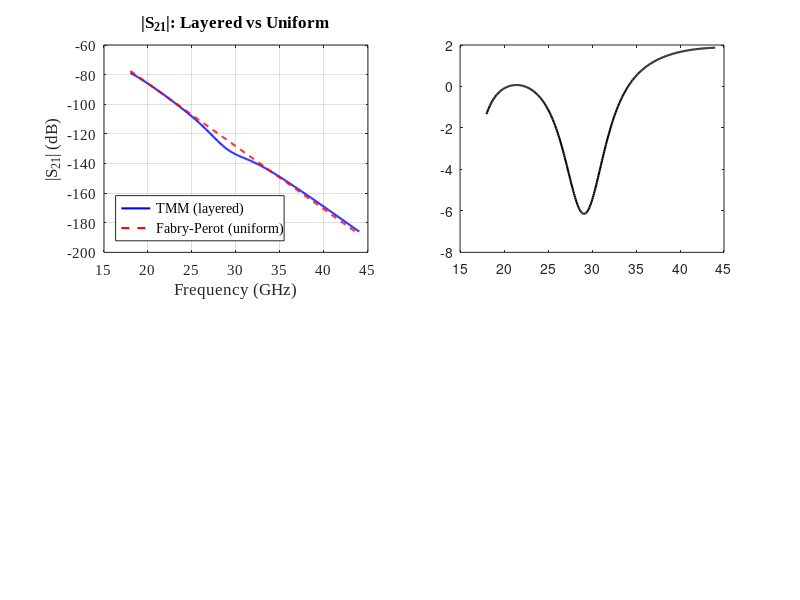

MATLAB code to generate this figure: (Note: this script raises an error after producing the figure.)
%% Experiment 6: Transfer Matrix Method for Layered Wood Model
% Alternating earlywood/latewood layers to capture annual ring effects.
% Key question: does the layered structure create identifiable spectral
% features that the uniform Fabry-Perot model cannot reproduce?

function exp6_tmm_layered()
    clc; close all;

    outDir = fullfile(pwd, 'simulations', 'results');
    if ~exist(outDir, 'dir'), mkdir(outDir); end

    fontName = 'Times New Roman';
    c0 = 299792458;
    Z0 = 377;  % free-space wave impedance

    fGHz = linspace(18, 44, 401)';
    f    = fGHz * 1e9;
    k0   = 2 * pi * f / c0;

    % =================================================================
    % PART 1: TMM Forward Model Validation
    % =================================================================
    fprintf('=== Part 1: TMM Forward Model ===\n\n');

    % Typical wood parameters at microwave frequencies
    % Earlywood: less dense, more moisture -> higher eps', higher loss
    % Latewood:  denser, less moisture   -> lower eps', lower loss

    % Reference: from literature, dry wood eps' ~ 2-3, water eps' ~ 40-80
    % Moist wood effective: eps' ~ 3-8, tan(delta) ~ 0.05-0.20

    earlywood = struct('eps_p', 5.0, 'eps_pp', 1.0, 'd_mm', 3.0);
    latewood  = struct('eps_p', 3.0, 'eps_pp', 0.5, 'd_mm', 2.0);

    d_total = 0.120;  % 120 mm total thickness

    % Compute number of layer pairs
    d_pair_mm = earlywood.d_mm + latewood.d_mm;
    N_pairs = round(d_total * 1000 / d_pair_mm);
    N_layers = 2 * N_pairs;
    fprintf('Total thickness: %.0f mm\n', d_total*1000);
    fprintf('Layer pair (E+L): %.1f mm, N_pairs = %d, N_layers = %d\n', ...
        d_pair_mm, N_pairs, N_layers);
    fprintf('Earlywood: eps=%.2f-j%.2f, d=%.1fmm\n', ...
        earlywood.eps_p, earlywood.eps_pp, earlywood.d_mm);
    fprintf('Latewood:  eps=%.2f-j%.2f, d=%.1fmm\n', ...
        latewood.eps_p, latewood.eps_pp, latewood.d_mm);

    % Compute TMM S-parameters
    [S11_tmm, S21_tmm] = tmm_layered(earlywood, latewood, N_pairs, f, c0, Z0);

    % Compute equivalent uniform medium for Fabry-Perot comparison
    % Volume-weighted average eps*
    frac_E = earlywood.d_mm / d_pair_mm;
    frac_L = latewood.d_mm / d_pair_mm;
    eps_avg = (frac_E * (earlywood.eps_p - 1j*earlywood.eps_pp) + ...
               frac_L * (latewood.eps_p - 1j*latewood.eps_pp));
    eps_avg_p  = real(eps_avg);
    eps_avg_pp = -imag(eps_avg);

    % Fabry-Perot with averaged medium
    S21_fp = fabry_perot_uniform(eps_avg_p, eps_avg_pp, d_total, f, c0);

    % ---- Plot comparison ----
    fig1 = figure('Color', 'w', 'Position', [50, 100, 1100, 700]);

    subplot(2,2,1);
    plot(fGHz, 20*log10(abs(S21_tmm)), 'b-', 'LineWidth', 1.5); hold on;
    plot(fGHz, 20*log10(abs(S21_fp)), 'r--', 'LineWidth', 1.5);
    xlabel('Frequency (GHz)', 'FontName', fontName, 'FontSize', 12);
    ylabel('|S_{21}| (dB)', 'FontName', fontName, 'FontSize', 12);
    legend({'TMM (layered)', 'Fabry-Perot (uniform)'}, ...
        'FontName', fontName, 'FontSize', 10, 'Location', 'southwest');
    title('|S_{21}|: Layered vs Uniform', ...
        'FontName', fontName, 'FontSize', 13, 'FontWeight', 'bold');
    set(gca, 'FontName', fontName, 'FontSize', 11, 'Box', 'on'); grid on;

    subplot(2,2,2);
    res = 20*log10(abs(S21_tmm)) - 20*log10(abs(S21_fp));
    plot(fGHz, res, 'k-', 'LineWidth', 1.5); hold on;
    yline(0, 'k--');
    xlabel('Frequency (GHz)', 'FontName', fontName, 'FontSize', 12);
    ylabel('Residual (dB)', 'FontName', fontName, 'FontSize', 12);
    title(sprintf('TMM - FP Residual (RMS=%.4f dB)', my_rms(res)), ...
        'FontName', fontName, 'FontSize', 13, 'FontWeight', 'bold');
    set(gca, 'FontName', fontName, 'FontSize', 11, 'Box', 'on'); grid on;

    subplot(2,2,3);
    eps_eff_tmm = -1 ./ (1j * k0 * d_total) .* log(S21_tmm);
    plot(fGHz, real(eps_eff_tmm), 'b-', 'LineWidth', 1.5); hold on;
    plot(fGHz, [-imag(eps_eff_tmm)], 'r-', 'LineWidth', 1.5);
    yline(eps_avg_p, 'b--'); yline(eps_avg_pp, 'r--');
    xlabel('Frequency (GHz)', 'FontName', fontName, 'FontSize', 12);
    ylabel('Effective \epsilon^*', 'FontName', fontName, 'FontSize', 12);
    legend({'\epsilon''', '\epsilon''''', 'Avg \epsilon''', 'Avg \epsilon'''''}, ...
        'FontName', fontName, 'FontSize', 9, 'Location', 'best');
    title('Effective Permittivity from S_{21}', ...
        'FontName', fontName, 'FontSize', 13, 'FontWeight', 'bold');
    set(gca, 'FontName', fontName, 'FontSize', 11, 'Box', 'on'); grid on;

    subplot(2,2,4);
    plot(fGHz, 20*log10(abs(S11_tmm)), 'b-', 'LineWidth', 1.5);
    xlabel('Frequency (GHz)', 'FontName', fontName, 'FontSize', 12);
    ylabel('|S_{11}| (dB)', 'FontName', fontName, 'FontSize', 12);
    title('|S_{11}|: Reflection (TMM)', ...
        'FontName', fontName, 'FontSize', 13, 'FontWeight', 'bold');
    set(gca, 'FontName', fontName, 'FontSize', 11, 'Box', 'on'); grid on;

    sgtitle(sprintf(['Layered Wood TMM: %d layers, E(%.1fmm)/L(%.1fmm), ' ...
        '\\Delta\\epsilon''=%.1f'], ...
        N_layers, earlywood.d_mm, latewood.d_mm, ...
        earlywood.eps_p - latewood.eps_p), ...
        'FontName', fontName, 'FontSize', 14, 'FontWeight', 'bold');
    exportgraphics(fig1, fullfile(outDir, 'Exp6_TMM_vs_FP.png'), 'Resolution', 300);
    fprintf('  Saved: Exp6_TMM_vs_FP.png\n');

    % =================================================================
    % PART 2: Dielectric Contrast Sweep
    % =================================================================
    fprintf('\n=== Part 2: Dielectric Contrast Sensitivity ===\n\n');

    % Sweep earlywood-latewood contrast: how different must they be
    % for the layered structure to matter?
    contrast_vals = 0.5:0.5:4.0;  % delta_eps' between E and L
    my_rms_tmm_fp = zeros(size(contrast_vals));

    fprintf('%-15s %10s\n', 'Contrast', 'RMS(dB)');
    fprintf('%s\n', repmat('-', 1, 30));

    for iC = 1:length(contrast_vals)
        dc = contrast_vals(iC);
        ew = earlywood;
        lw = latewood;
        % Vary contrast: keep average constant, split around it
        avg_p = 4.0;
        ew.eps_p = avg_p + dc/2;
        lw.eps_p = max(1.5, avg_p - dc/2);

        [~, S21_t] = tmm_layered(ew, lw, N_pairs, f, c0, Z0);
        eps_avg2 = (frac_E*(ew.eps_p - 1j*ew.eps_pp) + ...
                    frac_L*(lw.eps_p - 1j*lw.eps_pp));
        S21_f = fabry_perot_uniform(real(eps_avg2), -imag(eps_avg2), ...
                                    d_total, f, c0);
        my_rms_tmm_fp(iC) = my_rms(20*log10(abs(S21_t)) - 20*log10(abs(S21_f)));
        fprintf('%-15.1f %10.3f\n', dc, my_rms_tmm_fp(iC));
    end

    fig2 = figure('Color', 'w', 'Position', [50, 100, 900, 400]);

    subplot(1,2,1);
    plot(contrast_vals, my_rms_tmm_fp, 'bo-', 'LineWidth', 1.5, 'MarkerSize', 6);
    xlabel('\Delta\epsilon'' (Earlywood - Latewood)', ...
        'FontName', fontName, 'FontSize', 12);
    ylabel('RMS Residual (dB)', 'FontName', fontName, 'FontSize', 12);
    title('Layered vs Uniform: Effect of Contrast', ...
        'FontName', fontName, 'FontSize', 13, 'FontWeight', 'bold');
    set(gca, 'FontName', fontName, 'FontSize', 11, 'Box', 'on'); grid on;
    yline(0.1, 'r--', 'LineWidth', 1.0);
    text(3.0, 0.12, 'Detection threshold ~0.1 dB', ...
        'FontName', fontName, 'FontSize', 9, 'Color', 'r');

    % Show S21 for different contrasts
    subplot(1,2,2);
    cmap = jet(length(contrast_vals));
    hold on;
    for iC = 1:2:length(contrast_vals)
        dc = contrast_vals(iC);
        ew = earlywood; lw = latewood;
        avg_p = 4.0;
        ew.eps_p = avg_p + dc/2;
        lw.eps_p = max(1.5, avg_p - dc/2);
        [~, S21_t] = tmm_layered(ew, lw, N_pairs, f, c0, Z0);
        plot(fGHz, 20*log10(abs(S21_t)), 'Color', cmap(iC,:), 'LineWidth', 1.2);
    end
    xlabel('Frequency (GHz)', 'FontName', fontName, 'FontSize', 12);
    ylabel('|S_{21}| (dB)', 'FontName', fontName, 'FontSize', 12);
    title('|S_{21}| at Different Contrasts', ...
        'FontName', fontName, 'FontSize', 13, 'FontWeight', 'bold');
    set(gca, 'FontName', fontName, 'FontSize', 11, 'Box', 'on'); grid on;
    cb = colorbar; colormap(jet);
    cb.Label.String = '\Delta\epsilon''';
    cb.Label.FontName = fontName;

    sgtitle('Layered Structure: When Does It Matter?', ...
        'FontName', fontName, 'FontSize', 14, 'FontWeight', 'bold');
    exportgraphics(fig2, fullfile(outDir, 'Exp6_Contrast_Sweep.png'), 'Resolution', 300);
    fprintf('  Saved: Exp6_Contrast_Sweep.png\n');

    % =================================================================
    % PART 3: Parameter Identifiability (Reduced Model)
    % =================================================================
    fprintf('\n=== Part 3: Reduced-Model Identifiability ===\n\n');

    % We cannot identify 6 params. Use physically-motivated reductions:
    %
    % Assumption 1: Same loss tangent for E and L (both wood, similar moisture)
    %   -> tan_delta_E = tan_delta_L = tan_delta
    %
    % Assumption 2: Thickness ratio known from annual ring measurement
    %   -> d_E / d_L fixed (e.g., 3:2 typical for temperate wood)
    %
    % Then: X = [eps_p_E, eps_p_L, tan_delta, d_pair]
    % 4 params — same as uniform model, but with layered physics.

    % True parameters for reduced model
    truth_red = [5.0, 3.0, 0.15, 5.0];  % [eps_E, eps_L, tand, d_pair_mm]
    d_E_true = 3.0;   % mm
    d_L_true = 2.0;   % mm

    % Generate TMM data
    ew_true = struct('eps_p', truth_red(1), 'eps_pp', truth_red(1)*truth_red(3), ...
                     'd_mm', d_E_true);
    lw_true = struct('eps_p', truth_red(2), 'eps_pp', truth_red(2)*truth_red(3), ...
                     'd_mm', d_L_true);
    N_pairs_true = round(d_total * 1000 / (d_E_true + d_L_true));

    [~, S21_true] = tmm_layered(ew_true, lw_true, N_pairs_true, f, c0, Z0);
    mag_true_dB = 20*log10(abs(S21_true));

    % 1D sweeps
    epsE_vals  = linspace(3.0, 7.0, 60);
    epsL_vals  = linspace(2.0, 5.0, 60);
    tand_vals  = linspace(0.05, 0.30, 60);
    dpair_vals = linspace(3.0, 7.0, 60);

    cE   = sweep_tmm_1d('eps_E', epsE_vals, truth_red, d_E_true, d_L_true, ...
                         N_pairs_true, d_total, f, c0, Z0, mag_true_dB);
    cL   = sweep_tmm_1d('eps_L', epsL_vals, truth_red, d_E_true, d_L_true, ...
                         N_pairs_true, d_total, f, c0, Z0, mag_true_dB);
    cT   = sweep_tmm_1d('tand',  tand_vals, truth_red, d_E_true, d_L_true, ...
                         N_pairs_true, d_total, f, c0, Z0, mag_true_dB);
    cD   = sweep_tmm_1d('d_pair', dpair_vals, truth_red, d_E_true, d_L_true, ...
                         N_pairs_true, d_total, f, c0, Z0, mag_true_dB);

    sens = zeros(4,1);
    all_c = {cE, cL, cT, cD};
    for k = 1:4, sens(k) = (max(all_c{k}) - min(all_c{k})) / mean(all_c{k}); end

    fig3 = figure('Color', 'w', 'Position', [50, 100, 1000, 700]);

    param_info = { ...
        {epsE_vals, cE, '\epsilon''_E (earlywood)', truth_red(1)}, ...
        {epsL_vals, cL, '\epsilon''_L (latewood)',  truth_red(2)}, ...
        {tand_vals, cT, 'tan\delta (shared)',       truth_red(3)}, ...
        {dpair_vals, cD, 'd_{pair} (E+L, mm)',      truth_red(4)}  ...
    };

    for k = 1:4
        subplot(2, 2, k);
        plot(param_info{k}{1}, param_info{k}{2}, 'b-', 'LineWidth', 1.5); hold on;
        xline(param_info{k}{4}, 'r--', 'LineWidth', 1.2);
        xlabel(param_info{k}{3}, 'FontName', fontName, 'FontSize', 12);
        ylabel('RMSE (dB)', 'FontName', fontName, 'FontSize', 12);
        title(sprintf('Cost vs %s  (sens=%.2f)', param_info{k}{3}, sens(k)), ...
            'FontName', fontName, 'FontSize', 11, 'FontWeight', 'bold');
        set(gca, 'FontName', fontName, 'FontSize', 10, 'Box', 'on'); grid on;
    end

    sgtitle('TMM Reduced Model: 4-Parameter Sensitivity', ...
        'FontName', fontName, 'FontSize', 14, 'FontWeight', 'bold');
    exportgraphics(fig3, fullfile(outDir, 'Exp6_TMM_Sensitivity.png'), 'Resolution', 300);
    fprintf('  Saved: Exp6_TMM_Sensitivity.png\n');

    % =================================================================
    % PART 4: Recovery Test with Reduced TMM Model
    % =================================================================
    fprintf('\n=== Part 4: TMM Recovery Test ===\n\n');

    lb_red = [2.0, 1.5, 0.02, 3.0];
    ub_red = [7.0, 5.0, 0.40, 8.0];
    nTrials = 8;
    noise_dB = 0.1;

    fprintf('%-5s %10s %10s %10s %10s\n', 'Trial', 'd(eps_E)', 'd(eps_L)', 'd(tand)', 'd(dpair)');
    fprintf('%s\n', repmat('-', 1, 55));

    rec = zeros(nTrials, 4);
    for iT = 1:nTrials
        rng(200 + iT);
        mag_n = mag_true_dB + noise_dB * randn(size(mag_true_dB));
        T_noisy = 10.^(mag_n/20) .* exp(1j * angle(S21_true));

        [prec, ~] = tmm_invert_red(T_noisy, f, lb_red, ub_red, d_total, ...
                                   40, 300, c0, Z0);
        err = prec - truth_red;
        rec(iT, :) = prec;
        fprintf('%5d %+10.3f %+10.3f %+10.3f %+10.2f\n', iT, err(1), err(2), err(3), err(4));
    end
    err_mean = mean(rec, 1) - truth_red;
    err_std  = std(rec, 0, 1);
    fprintf('Mean:  %+10.3f %+10.3f %+10.3f %+10.2f\n', ...
        err_mean(1), err_mean(2), err_mean(3), err_mean(4));
    fprintf('Std:   %10.3f %10.3f %10.3f %10.2f\n', ...
        err_std(1), err_std(2), err_std(3), err_std(4));

    % ---- Plot recovery ----
    rng(42);
    mag_n = mag_true_dB + noise_dB * randn(size(mag_true_dB));
    T_noisy = 10.^(mag_n/20) .* exp(1j * angle(S21_true));
    [p_best, loss_best] = tmm_invert_red(T_noisy, f, lb_red, ub_red, d_total, ...
                                         50, 400, c0, Z0);

    ew_best = struct('eps_p', p_best(1), 'eps_pp', p_best(1)*p_best(3), ...
                     'd_mm', d_E_true);
    lw_best = struct('eps_p', p_best(2), 'eps_pp', p_best(2)*p_best(3), ...
                     'd_mm', d_L_true);
    N_best = round(d_total * 1000 / (d_E_true + d_L_true));
    [~, S21_best] = tmm_layered(ew_best, lw_best, N_best, f, c0, Z0);

    % Also fit with uniform FP for comparison
    [pFP, ~] = debye3_invert(T_noisy, f, [1.5 0.5 1e9], [5 6 80e9], ...
                              d_total, 50, 400, c0);
    T_FP = debye_T(pFP(1), pFP(2), pFP(3), d_total, f, c0);

    fig4 = figure('Color', 'w', 'Position', [50, 100, 1100, 450]);

    subplot(1,2,1);
    plot(fGHz, mag_n, '.', 'Color', [0.5 0.5 0.5], 'MarkerSize', 3); hold on;
    plot(fGHz, 20*log10(abs(S21_true)), 'k-', 'LineWidth', 1.8);
    plot(fGHz, 20*log10(abs(S21_best)), 'b--', 'LineWidth', 1.5);
    plot(fGHz, 20*log10(abs(T_FP)), 'r-.', 'LineWidth', 1.5);
    xlabel('Frequency (GHz)', 'FontName', fontName, 'FontSize', 12);
    ylabel('|S_{21}| (dB)', 'FontName', fontName, 'FontSize', 12);
    legend({'Noisy data', 'TMM truth', 'TMM fit', 'Uniform FP fit'}, ...
        'FontName', fontName, 'FontSize', 9, 'Location', 'southwest');
    title('|S_{21}| Fits: TMM vs Uniform FP', ...
        'FontName', fontName, 'FontSize', 13, 'FontWeight', 'bold');
    set(gca, 'FontName', fontName, 'FontSize', 11, 'Box', 'on'); grid on;

    subplot(1,2,2);
    res_tmm = 20*log10(abs(S21_best)) - 20*log10(abs(S21_true));
    res_fp  = 20*log10(abs(T_FP)) - 20*log10(abs(S21_true));
    plot(fGHz, res_tmm, 'b-', 'LineWidth', 1.5); hold on;
    plot(fGHz, res_fp, 'r-', 'LineWidth', 1.5);
    yline(0, 'k--');
    xlabel('Frequency (GHz)', 'FontName', fontName, 'FontSize', 12);
    ylabel('Residual (dB)', 'FontName', fontName, 'FontSize', 12);
    legend({sprintf('TMM (RMS=%.4f dB)', my_rms(res_tmm)), ...
            sprintf('FP (RMS=%.4f dB)', my_rms(res_fp))}, ...
        'FontName', fontName, 'FontSize', 10, 'Location', 'best');
    title('Fitting Residual Comparison', ...
        'FontName', fontName, 'FontSize', 13, 'FontWeight', 'bold');
    set(gca, 'FontName', fontName, 'FontSize', 11, 'Box', 'on'); grid on;

    sgtitle('TMM Layered Model Recovery: 4-Parameter Reduced Form', ...
        'FontName', fontName, 'FontSize', 14, 'FontWeight', 'bold');
    exportgraphics(fig4, fullfile(outDir, 'Exp6_TMM_Recovery.png'), 'Resolution', 300);
    fprintf('\n  Saved: Exp6_TMM_Recovery.png\n');

    % ---- Summary ----
    fprintf('\n=== TMM Key Findings ===\n');
    fprintf('Contrast threshold for noticeable layering: ~%.1f in Delta_eps\n', ...
        contrast_vals(find(my_rms_tmm_fp > 0.1, 1, 'first')));
    fprintf('TMM RMS: %.4f dB, FP RMS: %.4f dB\n', my_rms(res_tmm), my_rms(res_fp));
    fprintf('\n=== Exp6 complete. Results in: %s ===\n', outDir);
end

%% ==================== TMM FORWARD MODEL ====================

function [S11, S21] = tmm_layered(earlywood, latewood, N_pairs, f, c0, Z0)
    % Build alternating E-L-E-L-...-E-L stack using Chebyshev method.
    % Vectorized over frequency for speed (no per-frequency loop).

    eps_E = earlywood.eps_p - 1j * earlywood.eps_pp;
    eps_L = latewood.eps_p  - 1j * latewood.eps_pp;
    d_E   = earlywood.d_mm * 1e-3;
    d_L   = latewood.d_mm  * 1e-3;

    n_E = sqrt(eps_E); n_L = sqrt(eps_L);
    Z_E = Z0 / n_E;  Z_L = Z0 / n_L;

    k0 = (2 * pi * f / c0);  % N×1

    % Phase delays per layer
    phi_E = k0 * n_E * d_E;
    phi_L = k0 * n_L * d_L;

    % M_pair = M_E * M_L for each frequency
    % M_E = [cos(phiE), j*ZE*sin(phiE); j/ZE*sin(phiE), cos(phiE)]
    % M_L = [cos(phiL), j*ZL*sin(phiL); j/ZL*sin(phiL), cos(phiL)]

    cE = cos(phi_E); sE = sin(phi_E);
    cL = cos(phi_L); sL = sin(phi_L);

    % M_pair = [A B; C D] (element-wise for all frequencies)
    A = cE.*cL - (Z_E/Z_L).*sE.*sL;
    B = 1j*(Z_E.*sE.*cL + Z_L.*cE.*sL);
    C = 1j*(1./Z_E.*sE.*cL + 1./Z_L.*cE.*sL);
    D = cE.*cL - (Z_L/Z_E).*sE.*sL;

    % Use Chebyshev identity: M_pair^N = U_{N-1} * M_pair - U_{N-2} * I
    % where U_n(cos(theta)) = sin((n+1)*theta)/sin(theta)
    s = (A + D) / 2;  % = trace(M)/2

    % For |s| <= 1 (propagating): theta = acos(s)
    % For |s| > 1  (evanescent): x = acosh(s)
    mask_prop = abs(s) <= 1;

    % Compute Chebyshev polynomials (guard against NaN when s -> +/-1)
    theta = acos(s);
    sin_th = sin(theta);
    near_degen = abs(sin_th) < 1e-7;

    U_Nm1 = zeros(size(s));
    U_Nm2 = zeros(size(s));

    if any(near_degen)
        sgn = sign(real(s(near_degen)));
        U_Nm1(near_degen) = N_pairs * sgn.^(N_pairs-1);
        U_Nm2(near_degen) = (N_pairs-1) * sgn.^(N_pairs-2);
    end
    ok = ~near_degen;
    U_Nm1(ok) = sin(N_pairs * theta(ok)) ./ sin_th(ok);
    U_Nm2(ok) = sin((N_pairs-1) * theta(ok)) ./ sin_th(ok);

    % M_total = U_Nm1 * M_pair - U_Nm2 * I
    At = U_Nm1 .* A - U_Nm2;
    Bt = U_Nm1 .* B;
    Ct = U_Nm1 .* C;
    Dt = U_Nm1 .* D - U_Nm2;

    % Convert ABCD to S-parameters (both sides Z0)
    denom = At + Bt/Z0 + Ct*Z0 + Dt;
    S11 = (At + Bt/Z0 - Ct*Z0 - Dt) ./ denom;
    S21 = 2 ./ denom;
end

function M = layer_matrix(eps_c, d, k0, Z0)
    n_complex = sqrt(eps_c);
    phi = k0 * n_complex * d;
    Z = Z0 / n_complex;

    M = [cos(phi), 1j*Z*sin(phi);
         1j/Z*sin(phi), cos(phi)];
end

%% ==================== UNIFORM FABRY-PEROT ====================

function T = fabry_perot_uniform(eps_p, eps_pp, d, f, c0)
    eps_c = eps_p - 1j * eps_pp;
    gamma = 1j * (2*pi*f) / c0 .* sqrt(eps_c);
    R = (sqrt(eps_c) - 1) / (sqrt(eps_c) + 1);
    E2 = exp(-2 * gamma * d);
    T = exp(-gamma * d) .* (1 - R^2) ./ (1 - R^2 * E2);
end

%% ==================== TMM 1D SWEEP (REDUCED MODEL) ====================

function cost = sweep_tmm_1d(name, vals, truth_red, d_E_mm, d_L_mm, ...
        N_pairs, d_total, f, c0, Z0, mag_true_dB)
    Nv = length(vals);
    cost = zeros(Nv, 1);
    for i = 1:Nv
        p = truth_red;
        switch name
            case 'eps_E',  p(1) = vals(i);
            case 'eps_L',  p(2) = vals(i);
            case 'tand',   p(3) = vals(i);
            case 'd_pair', p(4) = vals(i);
        end
        ew = struct('eps_p', p(1), 'eps_pp', p(1)*p(3), 'd_mm', d_E_mm);
        lw = struct('eps_p', p(2), 'eps_pp', p(2)*p(3), 'd_mm', d_L_mm);
        Np = round(d_total * 1000 / (d_E_mm + d_L_mm));
        [~, S21] = tmm_layered(ew, lw, Np, f, c0, Z0);
        cost(i) = sqrt(mean((20*log10(abs(S21)) - mag_true_dB).^2));
    end
end

%% ==================== TMM INVERSION (REDUCED 4-PARAM) ====================

function [best_x, loss_curve] = tmm_invert_red(T_meas, f, lb, ub, d_total, ...
        popSize, maxIter, c0, Z0)
    D = 4;
    mag_meas_dB = 20 * log10(abs(T_meas));

    X = repmat(lb, popSize, 1) + lhsdesign(popSize, D) .* repmat(ub - lb, popSize, 1);

    cost = zeros(popSize, 1);
    for i = 1:popSize
        cost(i) = cost_tmm_red(X(i,:), f, mag_meas_dB, d_total, c0, Z0);
    end
    [best_cost, idx] = min(cost);
    best_x = X(idx, :);
    loss_curve = zeros(maxIter, 1);

    F = 0.5; CR = 0.7;
    for iter = 1:maxIter
        for i = 1:popSize
            candidates = setdiff(1:popSize, i);
            r = candidates(randperm(length(candidates), 3));
            v = X(r(1), :) + F * (X(r(2), :) - X(r(3), :));
            j_rand = randi(D);
            u = X(i, :);
            for j = 1:D
                if rand < CR || j == j_rand, u(j) = v(j); end
            end
            u = max(lb, min(ub, u));
            cost_u = cost_tmm_red(u, f, mag_meas_dB, d_total, c0, Z0);
            if cost_u < cost(i)
                X(i, :) = u;
                cost(i) = cost_u;
                if cost_u < best_cost
                    best_cost = cost_u;
                    best_x = u;
                end
            end
        end
        loss_curve(iter) = best_cost;
    end
end

function J = cost_tmm_red(x, f, mag_meas_dB, d_total, c0, Z0)
    % x = [eps_p_E, eps_p_L, tand_shared, d_pair_mm]
    % Fixed: thickness ratio d_E:d_L = 3:2
    d_E_mm = x(4) * 0.6;
    d_L_mm = x(4) * 0.4;
    ew = struct('eps_p', x(1), 'eps_pp', x(1)*x(3), 'd_mm', d_E_mm);
    lw = struct('eps_p', x(2), 'eps_pp', x(2)*x(3), 'd_mm', d_L_mm);
    Np = round(d_total * 1000 / (d_E_mm + d_L_mm));
    [~, S21] = tmm_layered(ew, lw, Np, f, c0, Z0);
    mag_err = 20*log10(abs(S21)) - mag_meas_dB;
    Lm = mag_err.^2;
    mask = abs(mag_err) > 1.0;
    Lm(mask) = 2.0 * abs(mag_err(mask)) - 1.0;
    J = mean(Lm);
end

%% ==================== DEBYE (for comparison) ====================

function T = debye_T(eps_inf, delta_eps, f_relax, d, f, c0)
    eps_c = eps_inf + delta_eps ./ (1 + 1j * f / f_relax);
    gamma = 1j * (2*pi*f) / c0 .* sqrt(eps_c);
    R = (sqrt(eps_c) - 1) ./ (sqrt(eps_c) + 1);
    E2 = exp(-2 * gamma * d);
    T = exp(-gamma * d) .* (1 - R.^2) ./ (1 - R.^2 .* E2);
end

function [best_x, loss_curve] = debye3_invert(T_meas, f, lb, ub, d_fixed, ...
        popSize, maxIter, c0)
    D = 3;
    mag_meas_dB = 20 * log10(abs(T_meas));
    X = repmat(lb, popSize, 1) + lhsdesign(popSize, D) .* repmat(ub - lb, popSize, 1);
    cost = zeros(popSize, 1);
    for i = 1:popSize
        T = debye_T(X(i,1), X(i,2), X(i,3), d_fixed, f, c0);
        mag_err = 20*log10(abs(T)) - mag_meas_dB;
        Lm = mag_err.^2; mask = abs(mag_err) > 1.0;
        Lm(mask) = 2.0 * abs(mag_err(mask)) - 1.0;
        cost(i) = mean(Lm);
    end
    [best_cost, idx] = min(cost);
    best_x = X(idx, :);
    loss_curve = zeros(maxIter, 1);
    F = 0.5; CR = 0.7;
    for iter = 1:maxIter
        for i = 1:popSize
            candidates = setdiff(1:popSize, i);
            r = candidates(randperm(length(candidates), 3));
            v = X(r(1), :) + F * (X(r(2), :) - X(r(3), :));
            j_rand = randi(D);
            u = X(i, :);
            for j = 1:D
                if rand < CR || j == j_rand, u(j) = v(j); end
            end
            u = max(lb, min(ub, u));
            T = debye_T(u(1), u(2), u(3), d_fixed, f, c0);
            mag_err = 20*log10(abs(T)) - mag_meas_dB;
            Lm = mag_err.^2; mask = abs(mag_err) > 1.0;
            Lm(mask) = 2.0 * abs(mag_err(mask)) - 1.0;
            cost_u = mean(Lm);
            if cost_u < cost(i)
                X(i, :) = u; cost(i) = cost_u;
                if cost_u < best_cost
                    best_cost = cost_u; best_x = u;
                end
            end
        end
        loss_curve(iter) = best_cost;
    end
end

function r = my_rms(x)
    r = sqrt(mean(x(:).^2, 'omitnan'));
end
